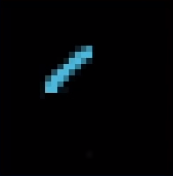
#> input picture images/NN/0-1.PNG, 173 x 176 px
$ python canny.py 0-1.PNG
#> lines starting #> are read from the running program, lines starting #| are printed output that depends on the picture; after the words box and inside, x2 and y2 are one past the last pixel; in counts of white or black regions, pixels touching at a corner belong together
import cv2
import numpy as np
import sys, os

# image = cv2.imread("./images/coins.png")
filename = sys.argv[1]
image = cv2.imread(filename)
#> image is the input picture: shape (176, 173, 3); mean B, G, R 6.7, 4.6, 3

image = cv2.resize(image, (400, 400), interpolation=cv2.INTER_AREA)
#> image: shape (400, 400, 3)
cv2.imwrite("_.png", image)

gray = cv2.cvtColor(image, cv2.COLOR_BGR2GRAY)
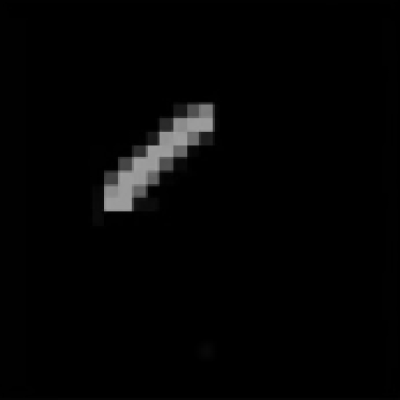
#> gray: shape (400, 400); min 0, max 161, mean 4

blurred = cv2.GaussianBlur(gray, (5, 5), 0)

canny = cv2.Canny(blurred, 30, 150)
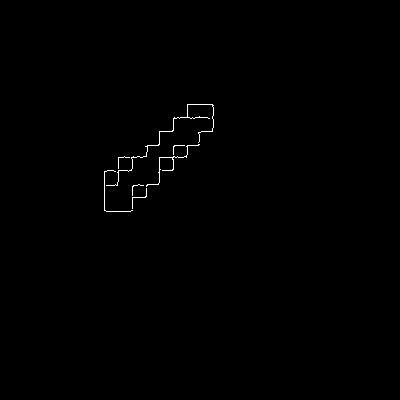
#> canny: shape (400, 400); 0.35% white in thin lines or dots, all inside (x1, y1, x2, y2) = (104, 104, 214, 212)
# canny.save( "cat_canny.PNG" )

# result = np.hstack([gray, blurred, canny])

outputname = filename.split('.',1)[0]+'_canny.'+filename.split('.',1)[1]
print("save to",outputname)

cv2.imwrite(outputname, canny)
# cv2.imshow("Result:", result)
cv2.waitKey(0)

$ run again, on images/NN/0-5.PNG
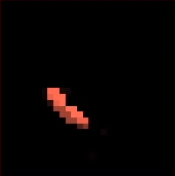
#> input picture images/NN/0-5.PNG, 175 x 176 px
#> image is the input picture: shape (176, 175, 3); mean B, G, R 2.7, 2.2, 6.6
#> image: shape (400, 400, 3)
#> `gray = cv2.cvtColor(image, cv2.COLOR_BGR2GRAY)`:
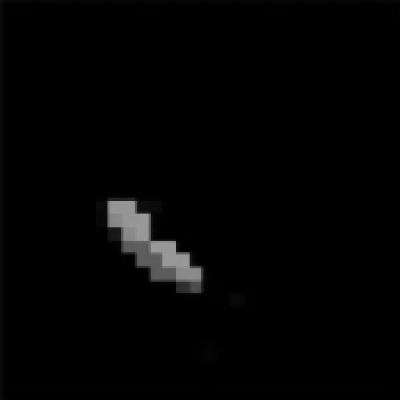
#> gray: shape (400, 400); min 0, max 157, mean 3.2
#> `canny = cv2.Canny(blurred, 30, 150)`:
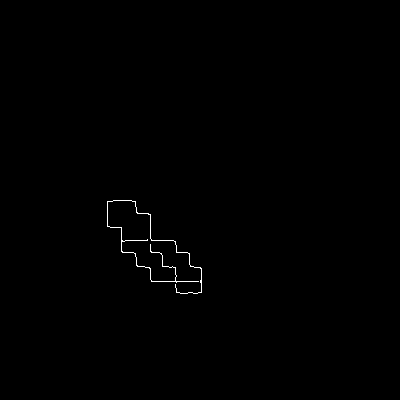
#> canny: shape (400, 400); 0.29% white in thin lines or dots, all inside (x1, y1, x2, y2) = (107, 200, 202, 294)
